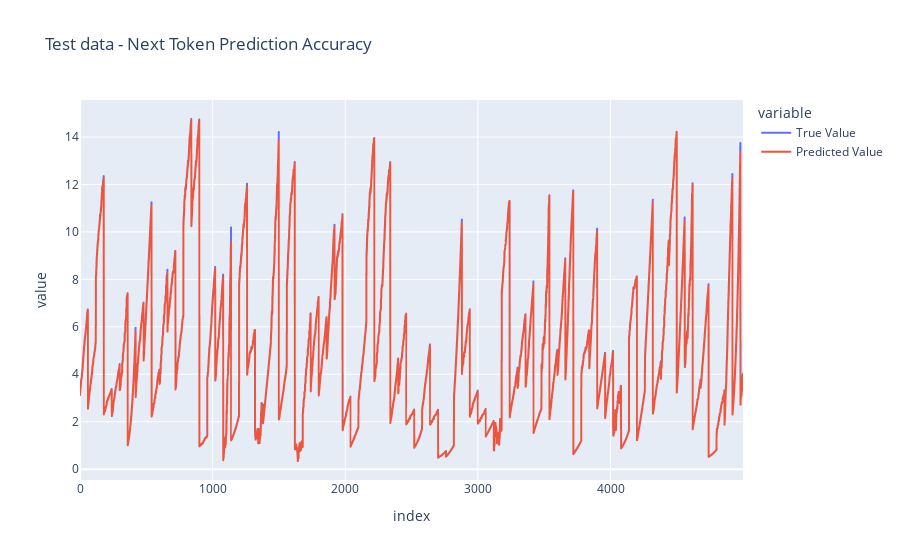

Notebook source saved alongside this figure:
### Markdown cell above
## test model load from wandb

### Code cell
import wandb
import os
api = wandb.Api()
artifact = api.artifact('smasadzadeh-freelancer/degradation-transformer/degradation-transformer-model:Production')

artifact_dir = artifact.download()

safetensor_filename="degradation_transformer_model.safetensors"
config_filename="degradation_transformer_model_config.json"

model_weights_path = os.path.join(artifact_dir, safetensor_filename)
config_path = os.path.join(artifact_dir, config_filename)

# Load config and create model
model_params = json.load(open(config_path))
model3 = DegradationTransformer(**model_params)
load_model(model, model_weights_path)

learner3 = Learner(model3, optim=None, loss_func=None, 
                  train_loader=None, test_loader=None, cbs=[])

y_predict = learner3.predict(x_batch, num_periods=1)[:, -1]



df=pd.DataFrame([y_batch, y_predict]).T
df.columns = ['True Value', 'Predicted Value']
fig = px.line(df, labels={ 'x':['Predicted Value','Predicted Value']}, title='Test data - Next Token Prediction Accuracy')
fig.show()

### Figure 1 — Plotly figure (JSON) as saved in the notebook; plotly's stock layout.template omitted (floating-point values rounded to 4 significant figures; data arrays with more than 128 entries replaced by an {"elided": "..."} marker saying what was removed)
{"data": [{"hovertemplate": "variable=True Value<br>index=%{x}<br>value=%{y}<extra></extra>", "legendgroup": "True Value", "line": {"color": "#636efa", "dash": "solid"}, "marker": {"symbol": "circle"}, "mode": "lines", "name": "True Value", "showlegend": true, "type": "scattergl", "x": {"elided": "5000 int values"}, "xaxis": "x", "y": {"elided": "5000 float values"}, "yaxis": "y"}, {"hovertemplate": "variable=Predicted Value<br>index=%{x}<br>value=%{y}<extra></extra>", "legendgroup": "Predicted Value", "line": {"color": "#EF553B", "dash": "solid"}, "marker": {"symbol": "circle"}, "mode": "lines", "name": "Predicted Value", "showlegend": true, "type": "scattergl", "x": {"elided": "5000 int values"}, "xaxis": "x", "y": {"elided": "5000 float values"}, "yaxis": "y"}], "layout": {"legend": {"title": {"text": "variable"}, "tracegroupgap": 0}, "title": {"text": "Test data - Next Token Prediction Accuracy"}, "xaxis": {"anchor": "y", "domain": [0, 1], "title": {"text": "index"}}, "yaxis": {"anchor": "x", "domain": [0, 1], "title": {"text": "value"}}}}
